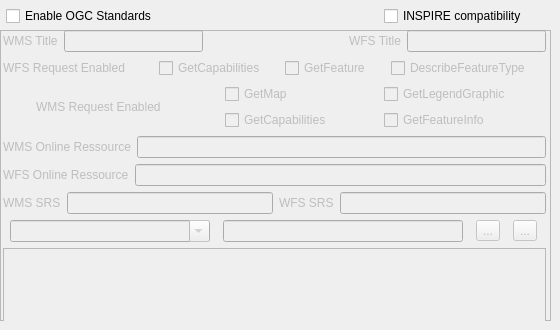
     <widget class="QWidget" name="ogcTabForm">
      <property name="toolTip">
       <string>&lt;html&gt;&lt;head/&gt;&lt;body&gt;&lt;p&gt;OGC standards configuration.&lt;/p&gt;&lt;/body&gt;&lt;/html&gt;</string>
      </property>
      <attribute name="title">
       <string>OGC Standards</string>
      </attribute>
      <attribute name="toolTip">
       <string>&lt;html&gt;&lt;head/&gt;&lt;body&gt;&lt;p&gt;OGC standards configuration.&lt;/p&gt;&lt;/body&gt;&lt;/html&gt;</string>
      </attribute>
      <widget class="QFrame" name="mf_ogc_frame">
       <property name="enabled">
        <bool>false</bool>
       </property>
       <property name="geometry">
        <rect>
         <x>0</x>
         <y>30</y>
         <width>551</width>
         <height>291</height>
        </rect>
       </property>
       <property name="frameShape">
        <enum>QFrame::StyledPanel</enum>
       </property>
       <property name="frameShadow">
        <enum>QFrame::Raised</enum>
       </property>
       <widget class="QWidget" name="layoutWidget18">
        <property name="geometry">
         <rect>
          <x>3</x>
          <y>0</y>
          <width>543</width>
          <height>310</height>
         </rect>
        </property>
        <layout class="QVBoxLayout" name="verticalLayout_5">
         <item>
          <layout class="QHBoxLayout" name="horizontalLayout_34">
           <item>
            <widget class="QLabel" name="mf_map_web_md_wms_title__label">
             <property name="text">
              <string>WMS Title</string>
             </property>
            </widget>
           </item>
           <item>
            <widget class="QLineEdit" name="mf_map_web_md_wms_title"/>
           </item>
           <item>
            <spacer name="horizontalSpacer_6">
             <property name="orientation">
              <enum>Qt::Horizontal</enum>
             </property>
             <property name="sizeHint" stdset="0">
              <size>
               <width>40</width>
               <height>20</height>
              </size>
             </property>
            </spacer>
           </item>
           <item>
            <widget class="QLabel" name="mf_map_web_md_wfs_title__label">
             <property name="text">
              <string>WFS Title</string>
             </property>
            </widget>
           </item>
           <item>
            <widget class="QLineEdit" name="mf_map_web_md_wfs_title"/>
           </item>
          </layout>
         </item>
         <item>
          <layout class="QHBoxLayout" name="horizontalLayout_33">
           <item>
            <widget class="QLabel" name="mf_map_web_md_wfs_enable_label">
             <property name="maximumSize">
              <size>
               <width>150</width>
               <height>16777215</height>
              </size>
             </property>
             <property name="text">
              <string>WFS Request Enabled</string>
             </property>
            </widget>
           </item>
           <item>
            <widget class="QCheckBox" name="mf_map_web_md_wfs_enable_gc">
             <property name="minimumSize">
              <size>
               <width>120</width>
               <height>0</height>
              </size>
             </property>
             <property name="maximumSize">
              <size>
               <width>120</width>
               <height>16777215</height>
              </size>
             </property>
             <property name="text">
              <string>GetCapabilities</string>
             </property>
            </widget>
           </item>
           <item>
            <widget class="QCheckBox" name="mf_map_web_md_wfs_enable_gf">
             <property name="maximumSize">
              <size>
               <width>100</width>
               <height>16777215</height>
              </size>
             </property>
             <property name="text">
              <string>GetFeature</string>
             </property>
            </widget>
           </item>
           <item>
            <widget class="QCheckBox" name="mf_map_web_md_wfs_enable_dft">
             <property name="text">
              <string>DescribeFeatureType</string>
             </property>
            </widget>
           </item>
          </layout>
         </item>
         <item>
          <layout class="QHBoxLayout" name="horizontalLayout_32">
           <item>
            <widget class="QLabel" name="mf_map_web_md_wms_enable_label">
             <property name="maximumSize">
              <size>
               <width>150</width>
               <height>16777215</height>
              </size>
             </property>
             <property name="text">
              <string>WMS Request Enabled</string>
             </property>
            </widget>
           </item>
           <item>
            <layout class="QVBoxLayout" name="verticalLayout_7">
             <item>
              <widget class="QCheckBox" name="mf_map_web_md_wms_enable_gm">
               <property name="maximumSize">
                <size>
                 <width>70</width>
                 <height>16777215</height>
                </size>
               </property>
               <property name="text">
                <string>GetMap</string>
               </property>
              </widget>
             </item>
             <item>
              <widget class="QCheckBox" name="mf_map_web_md_wms_enable_gc">
               <property name="maximumSize">
                <size>
                 <width>120</width>
                 <height>16777215</height>
                </size>
               </property>
               <property name="text">
                <string>GetCapabilities</string>
               </property>
              </widget>
             </item>
            </layout>
           </item>
           <item>
            <layout class="QVBoxLayout" name="verticalLayout_6">
             <item>
              <widget class="QCheckBox" name="mf_map_web_md_wms_enable_glg">
               <property name="maximumSize">
                <size>
                 <width>150</width>
                 <height>16777215</height>
                </size>
               </property>
               <property name="text">
                <string>GetLegendGraphic</string>
               </property>
              </widget>
             </item>
             <item>
              <widget class="QCheckBox" name="mf_map_web_md_wms_enable_gfi">
               <property name="maximumSize">
                <size>
                 <width>115</width>
                 <height>16777215</height>
                </size>
               </property>
               <property name="text">
                <string>GetFeatureInfo</string>
               </property>
              </widget>
             </item>
            </layout>
           </item>
          </layout>
         </item>
         <item>
          <layout class="QHBoxLayout" name="horizontalLayout_35">
           <item>
            <widget class="QLabel" name="mf_map_web_md_onlineresource_label">
             <property name="text">
              <string>WMS Online Ressource</string>
             </property>
            </widget>
           </item>
           <item>
            <widget class="QLineEdit" name="mf_map_web_md_wms_onlineresource"/>
           </item>
          </layout>
         </item>
         <item>
          <layout class="QHBoxLayout" name="horizontalLayout_39">
           <item>
            <widget class="QLabel" name="mf_map_web_md_wfs_onlineresource_label">
             <property name="text">
              <string>WFS Online Ressource</string>
             </property>
            </widget>
           </item>
           <item>
            <widget class="QLineEdit" name="mf_map_web_md_wfs_onlineresource"/>
           </item>
          </layout>
         </item>
         <item>
          <layout class="QHBoxLayout" name="horizontalLayout_36">
           <item>
            <widget class="QLabel" name="mf_map_web_md_wms_srs_label">
             <property name="minimumSize">
              <size>
               <width>50</width>
               <height>0</height>
              </size>
             </property>
             <property name="maximumSize">
              <size>
               <width>80</width>
               <height>16777215</height>
              </size>
             </property>
             <property name="text">
              <string>WMS SRS</string>
             </property>
            </widget>
           </item>
           <item>
            <widget class="QLineEdit" name="mf_map_web_md_wms_srs"/>
           </item>
           <item>
            <widget class="QLabel" name="mf_map_web_md_wfs_srs_label">
             <property name="text">
              <string>WFS SRS</string>
             </property>
            </widget>
           </item>
           <item>
            <widget class="QLineEdit" name="mf_map_web_md_wfs_srs"/>
           </item>
          </layout>
         </item>
         <item>
          <layout class="QHBoxLayout" name="horizontalLayout_37">
           <item>
            <widget class="QComboBox" name="mf_map_web_md_option_name">
             <property name="minimumSize">
              <size>
               <width>200</width>
               <height>0</height>
              </size>
             </property>
             <property name="maximumSize">
              <size>
               <width>200</width>
               <height>16777215</height>
              </size>
             </property>
             <property name="editable">
              <bool>true</bool>
             </property>
             <property name="insertPolicy">
              <enum>QComboBox::InsertAtTop</enum>
             </property>
            </widget>
           </item>
           <item>
            <widget class="QLineEdit" name="mf_map_web_md_option_value">
             <property name="maximumSize">
              <size>
               <width>240</width>
               <height>16777215</height>
              </size>
             </property>
            </widget>
           </item>
           <item>
            <widget class="QToolButton" name="mf_map_web_md_options_add">
             <property name="text">
              <string>...</string>
             </property>
             <property name="icon">
              <iconset>
               <normaloff>:/ui/images/icons/edit-table-insert-row-above.png</normaloff>:/ui/images/icons/edit-table-insert-row-above.png</iconset>
             </property>
            </widget>
           </item>
           <item>
            <widget class="QToolButton" name="mf_map_web_md_options_del">
             <property name="text">
              <string>...</string>
             </property>
             <property name="icon">
              <iconset>
               <normaloff>:/ui/images/icons/edit-table-delete-row.png</normaloff>:/ui/images/icons/edit-table-delete-row.png</iconset>
             </property>
            </widget>
           </item>
          </layout>
         </item>
         <item>
          <widget class="QTableView" name="mf_map_web_md_options_list">
           <property name="minimumSize">
            <size>
             <width>0</width>
             <height>50</height>
            </size>
           </property>
           <property name="maximumSize">
            <size>
             <width>16777215</width>
             <height>100</height>
            </size>
           </property>
          </widget>
         </item>
        </layout>
       </widget>
      </widget>
      <widget class="QWidget" name="layoutWidget19">
       <property name="geometry">
        <rect>
         <x>6</x>
         <y>3</y>
         <width>521</width>
         <height>26</height>
        </rect>
       </property>
       <layout class="QHBoxLayout" name="horizontalLayout_38">
        <item>
         <widget class="QCheckBox" name="mf_ogc_enable">
          <property name="text">
           <string>Enable OGC Standards</string>
          </property>
         </widget>
        </item>
        <item>
         <spacer name="horizontalSpacer_5">
          <property name="orientation">
           <enum>Qt::Horizontal</enum>
          </property>
          <property name="sizeHint" stdset="0">
           <size>
            <width>40</width>
            <height>20</height>
           </size>
          </property>
         </spacer>
        </item>
        <item>
         <widget class="QCheckBox" name="mf_inspire_on">
          <property name="text">
           <string>INSPIRE compatibility</string>
          </property>
         </widget>
        </item>
       </layout>
      </widget>
     </widget>
